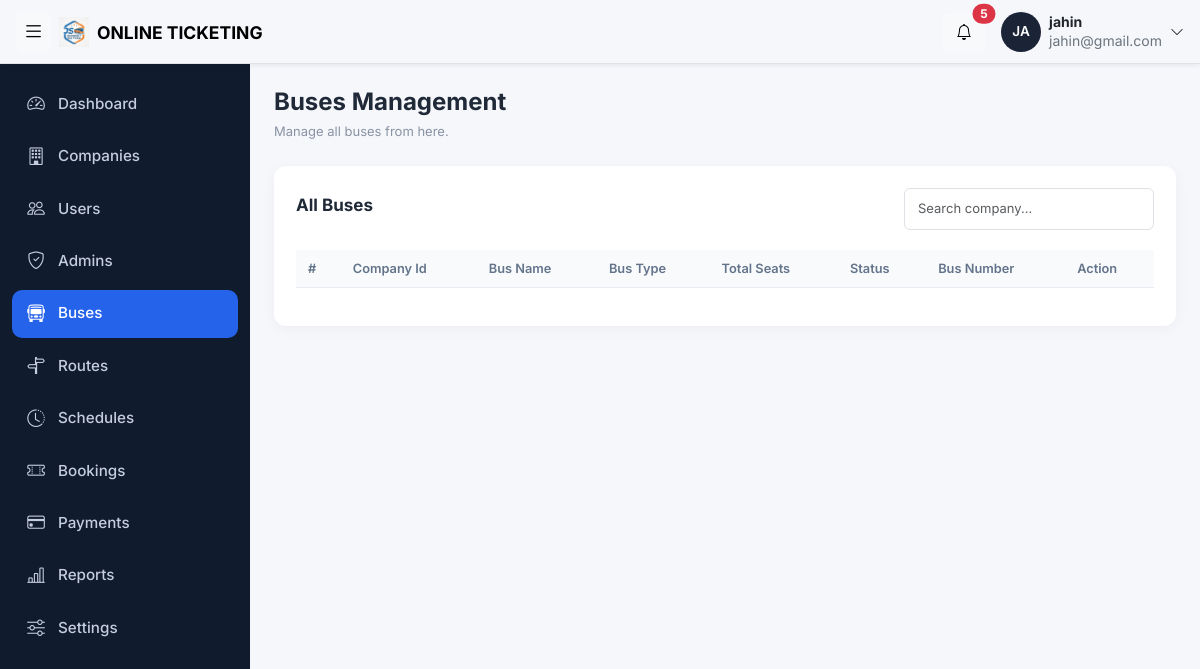
The page /admin/buses.php (signed in) on the database as committed earlier.
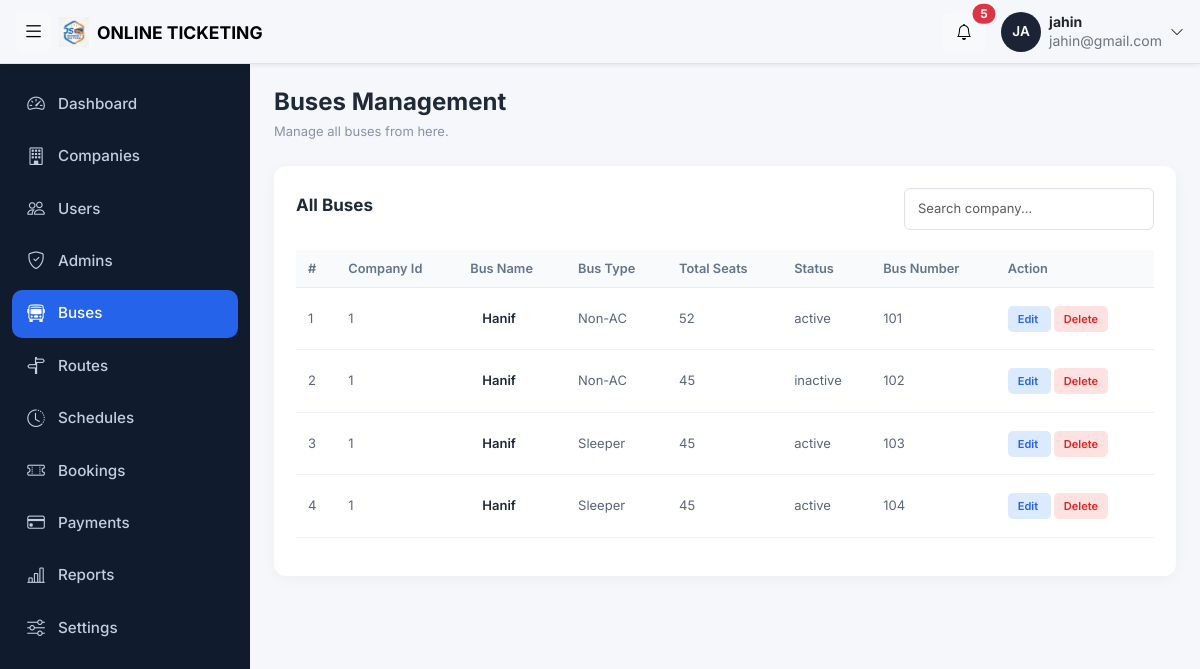
The same page on the database as committed later.
### tables this page shows
CREATE TABLE `buses` (
  `bus_id` int(11) NOT NULL,
  `company_id` int(11) NOT NULL,
  `bus_name` varchar(100) NOT NULL,
  `bus_type` enum('AC','Non-AC','Sleeper','Business Class') NOT NULL,
  `total_seats` int(11) NOT NULL,
  `status` enum('active','inactive') NOT NULL,
  `bus_number` varchar(50) NOT NULL
);

### admin/buses.php (the view, shortened to what this page needs)
<?php
include '../config/db.php';
 $sql = "SELECT * FROM buses";
 $raw = $conn->query($sql);
?>
<!DOCTYPE html>
<html lang="bn">
<head>
    <?php
include '../includes/admin_css.php';
?>
</head>
<body>
<?php
include '../includes/topbar.php';
?>
    <div class="layout">
         <?php
include '../includes/buses.php';
?>
      <div class="container-fluid py-4 px-4">
    <div class="page-header">
        <div>
            <h3>Buses Management</h3>
            <p>Manage all buses from here.</p>
        </div>
    </div>
    <div class="company-card">
        <div class="table-header">
            <h5>All Buses</h5>
            <input type="text" id="searchInput"
                   class="form-control search-box"
                   placeholder="Search company...">
        </div>
        <div class="table-responsive">
            <table class="table company-table" id="companyTable">
                <thead>
                    <tr>
                        <th>#</th>
                        <th>Company Id</th>
                        <th>Bus Name</th>
                        <th>Bus Type</th>
                        <th>Total Seats</th>
                        <th>Status</th>
                        <th>Bus Number </th>
                        <th>Action </th>
                    </tr>
                </thead>
                <tbody>
                    <?php
                    while($row = $raw->fetch_assoc()){ ?>
            <tr>
        <td> <?php echo $row['bus_id'] ?></td>
         <td>
        <?php echo $row['company_id'];  ?>
    </td>
    <td>
        <div class="company-name">
       <?php  echo $row['bus_name']; ?>
        </div>
    </td>
    <td>
        <?php echo $row['bus_type'];  ?>
    </td>
    <td>
        <?php echo $row['total_seats']; ?>
    </td>
    <td>
         <?php echo $row['status']; ?>
    </td>
    <td>
         <?php echo $row['bus_number'];  ?>
</td>
    <td>
       <a class="action-btn edit">
    Edit
</a>
        <a
    class="action-btn delete">
    Delete
       </a>
    </td>
</tr>
<?php
};
?>
</tbody>
            </table>
        </div>
    </div>
</div>
</body>
</html>

### includes/admin_css.php
<link href="https://cdn.jsdelivr.net/npm/bootstrap@5.3.3/dist/css/bootstrap.min.css" rel="stylesheet">
<link href="https://cdn.jsdelivr.net/npm/bootstrap-icons@1.11.3/font/bootstrap-icons.min.css" rel="stylesheet">
<link href="../assets/css/admin.css" rel="stylesheet">
<link rel="stylesheet" href="../assets/css/companies.css">
<link rel="stylesheet" href="../assets/css/adminbar.css">

### includes/topbar.php (shortened to what this page needs)
<nav class="navbar topbar  border-bottom sticky-top px-3 ">
  <div class="d-flex align-items-center gap-2">
   <button class="btn btn-light sidebar-toggle" id="sidebarToggle" type="button"
     aria-label="Toggle sidebar" aria-controls="sidebar" aria-expanded="true">
    <i class="bi bi-list"></i>
   </button>
   <a class="navbar-brand d-flex align-items-center gap-2 fw-bold m-0 text-decoration-none"
   href="dashboard.php">
    <img src="../assets/images/logo.png" alt="BusGo Logo" width="30" height="30" class="d-inline-block align-text-top">
    <span class="logo-text">
        <small>ONLINE TICKETING</small>
    </span>
</a>
  </div>
  <div class="d-flex align-items-center gap-3">
    <div class="dropdown">
      <button class="btn btn-light position-relative" data-bs-toggle="dropdown" aria-label="Notifications">
        <i class="bi bi-bell"></i>
        <span class="position-absolute top-0 start-100 translate-middle badge rounded-pill bg-danger">5</span>
      </button>
    </div>
    <div class="dropdown">
      <button class="btn d-flex align-items-center gap-2 p-0 border-0" data-bs-toggle="dropdown">
        <span class="avatar">    <?php echo strtoupper(substr($_SESSION['name'], 0, 2)); ?>
</span>
        <span class="d-none d-md-block text-start lh-sm">
          <strong class="d-block small"><?php echo $_SESSION['name']; ?></strong>
          <small class="text-secondary"><?php echo $_SESSION['email']; ?> </small>
        </span>
        <i class="bi bi-chevron-down small"></i>
      </button>
    </div>
  </div>
</nav>

### includes/buses.php
<aside class="sidebar" id="sidebar">
    <nav class="nav flex-column gap-1">
        <a class="nav-link " href="dashboard.php" aria-label="Dashboard" title="Dashboard"><i class="bi bi-speedometer2"></i><span class="nav-text">Dashboard</span></a>
        <a class="nav-link" href="companies.php" aria-label="Companies" title="Companies"><i class="bi bi-building"></i><span class="nav-text">Companies</span></a>
        <a class="nav-link" href="users.php" aria-label="Users" title="Users"><i class="bi bi-people"></i><span class="nav-text">Users</span></a>
        <a class="nav-link " href="admin.php" aria-label="Admins" title="Admins"><i class="bi bi-shield-check"></i><span class="nav-text">Admins</span></a>
        <a class="nav-link active" href="buses.php" aria-label="Buses" title="Buses"><i class="bi bi-bus-front"></i><span class="nav-text">Buses</span></a>
        <a class="nav-link" href="route.php" aria-label="Routes" title="Routes"><i class="bi bi-signpost-split"></i><span class="nav-text">Routes</span></a>
        <a class="nav-link" href="schedules.php" aria-label="Schedules" title="Schedules"><i class="bi bi-clock-history"></i><span class="nav-text">Schedules</span></a>
        <a class="nav-link" href="bookings.html" aria-label="Bookings" title="Bookings"><i class="bi bi-ticket-perforated"></i><span class="nav-text">Bookings</span></a>
        <a class="nav-link" href="payments.html" aria-label="Payments" title="Payments"><i class="bi bi-credit-card"></i><span class="nav-text">Payments</span></a>
        <a class="nav-link" href="reports.html" aria-label="Reports" title="Reports"><i class="bi bi-bar-chart-line"></i><span class="nav-text">Reports</span></a>
        <a class="nav-link" href="settings.html" aria-label="Settings" title="Settings"><i class="bi bi-sliders"></i><span class="nav-text">Settings</span></a>
    </nav>
</aside>

### assets/css/admin.css (style rules this page uses)
:root { --topbar-h: 64px; --sidebar-w: 250px; --sidebar-w-collapsed: 72px; --brand: #2563eb; --ink: #1b2437; --bg: #f4f6fa; }
body { background: var(--bg); color: var(--ink); font-family: "Inter", "Nirmala UI", system-ui, sans-serif; }
.topbar { position: fixed; inset: 0 0 auto; z-index: 1050; height: 64px; gap: 16px; flex-wrap: nowrap; box-shadow: 0 1px 5px rgba(27, 36, 55, .08); }
.sidebar-toggle { width: 35px; height: 40px; display: inline-flex; align-items: center; justify-content: center; flex: none; }
.sidebar-toggle i { font-size: 1.35rem; }
.topbar .navbar-brand { min-width: 0; }
.logo-text { white-space: nowrap; }
.search-box { position: relative; flex: 1; max-width: 460px; }
.avatar { width: 40px; height: 40px; border-radius: 50%; background: var(--ink); color: #fff; display: inline-flex; align-items: center; justify-content: center; font-weight: 600; font-size: .85rem; }
.layout { display: flex; min-height: calc(100vh - var(--topbar-h)); margin-top: var(--topbar-h); }
.sidebar { width: var(--sidebar-w); position: fixed; top: var(--topbar-h); left: 0; bottom: 0; z-index: 1040; background: #111b2e; padding: 16px 12px; display: flex; flex-direction: column; overflow-y: auto; overflow-x: hidden; transition: width .25s ease, transform .25s ease; }
.sidebar .nav-link { min-height: 44px; color: #c5cedf; display: flex; align-items: center; gap: 12px; padding: 11px 14px; border-radius: 10px; font-weight: 500; font-size: .95rem; white-space: nowrap; overflow: hidden; }
.sidebar .nav-link i { width: 20px; flex: none; text-align: center; font-size: 1.1rem; }
.sidebar .nav-link.active { background: var(--brand); color: #fff; }
.layout > .sidebar + * { flex: 1; min-width: 0; margin-left: var(--sidebar-w); transition: margin-left .25s ease; }
.table th { font-size: .8rem; color: #5b6679; white-space: nowrap; }
.table td { white-space: nowrap; }

### assets/css/companies.css (style rules this page uses)
body { background: #f5f7fb; font-family: 'Inter', sans-serif; color: #202938; }
.page-header { display: flex; justify-content: space-between; align-items: center; margin-bottom: 25px; width: 90%; }
.page-header h3 { font-size: 24px; font-weight: 700; margin-bottom: 5px; }
.page-header p, .form-heading p { color: #8993a4; font-size: 13px; margin: 0; }
.company-card { background: white; border-radius: 12px; padding: 22px; box-shadow: 0 3px 15px rgba(0,0,0,0.04); }
.table-header { display: flex; justify-content: space-between; align-items: center; margin-bottom: 20px; }
.table-header h5 { font-size: 17px; font-weight: 700; }
.search-box { max-width: 250px; font-size: 13px; padding: 10px 13px; }
.company-table { vertical-align: middle; font-size: 13px; width: 100%; }
.company-table thead th { background: #f8fafc; color: #64748b; font-weight: 600; padding: 9px 12px; white-space: nowrap; border-bottom: 1px solid #e8edf3; }
.company-table tbody td { padding: 9px 12px; color: #596579; border-bottom: 1px solid #edf0f4; }
.company-name { color: #202938; font-weight: 600; padding: 12px; }
.action-btn { border: none; padding: 6px 10px; border-radius: 5px; font-size: 11px; font-weight: 600; margin-right: 3px; }
.edit { background: #dbeafe; color: #2563eb; }
.delete { background: #fee2e2; color: #dc2626; text-decoration: none; }
a { text-decoration: none; }

Rows that differ between the two databases and show on the page:
added buses: bus_id "1", company "1", bus_name "Hanif", bus_type "Non-AC", total_seats "52", status "active", bus_number "101"
added buses: bus_id "2", company "1", bus_name "Hanif", bus_type "Non-AC", total_seats "45", status "inactive", bus_number "102"
added buses: bus_id "3", company "1", bus_name "Hanif", bus_type "Sleeper", total_seats "45", status "active", bus_number "103"
added buses: bus_id "4", company "1", bus_name "Hanif", bus_type "Sleeper", total_seats "45", status "active", bus_number "104"
